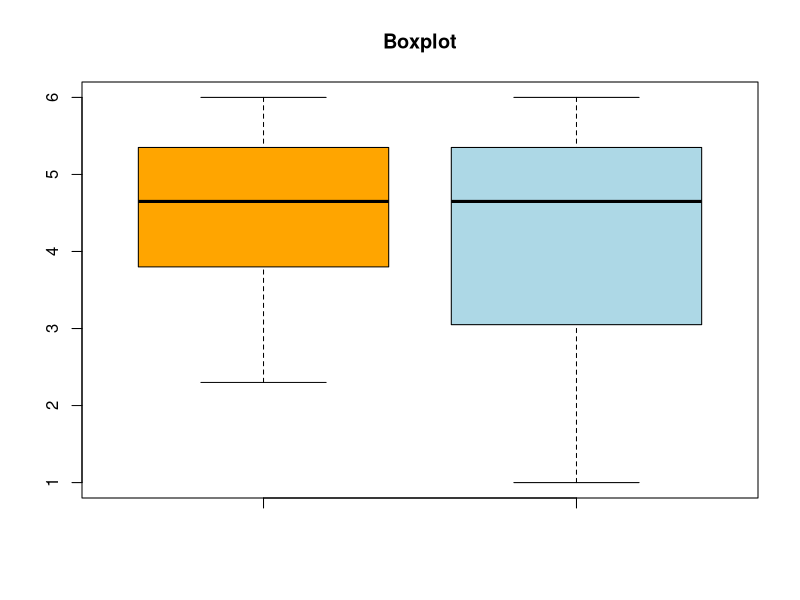

Reproduce this figure in R.
# Aufgabe 2.1
winner <- c(183, 191, 185, 185, 182, 182, 188, 188, 188, 185, 185, 177,
            182, 182, 193, 183, 179, 179, 175)
opponent <- c(191, 165, 187, 175, 193, 185, 187, 188, 173, 180, 177, 183,
              185, 180, 180, 182, 178, 178, 173)

# a
length(winner)
length(opponent)

# b
winner[6:10]

# c
winner[c(3, 5, 10:12)]

# d
winner[c(7, 8)] <- 189
winner

# e
mean(winner)
mean(opponent)

# f
mean(winner - opponent)

# g
var(winner)
sd(winner)

# h
winner.var <- sum((winner - mean(winner))^2) / (length(winner)-1)
winner.sd <- sqrt(winner.var)

# Aufgabe 2.2
noten <- c(4.2, 2.3, 5.6, 4.5, 4.8, 3.9, 5.9, 2.4, 5.9, 6, 4, 3.7, 5, 5.2, 4.5, 3.6, 5, 6, 2.8, 3.3, 5.5, 4.2, 4.9, 5.1)

# a
noten_2 <- c(1,2.3,5.6,4.5,4.8,3.9,5.9, 2.4,5.9,6,4,3.7,5,5.2,1,3.6,5,6,
             2.8,3.3,5.5,1,4.9,5.1)

# b
boxplot(noten, noten_2,
        main = "Boxplot",
        col = c("orange", "lightblue"))
